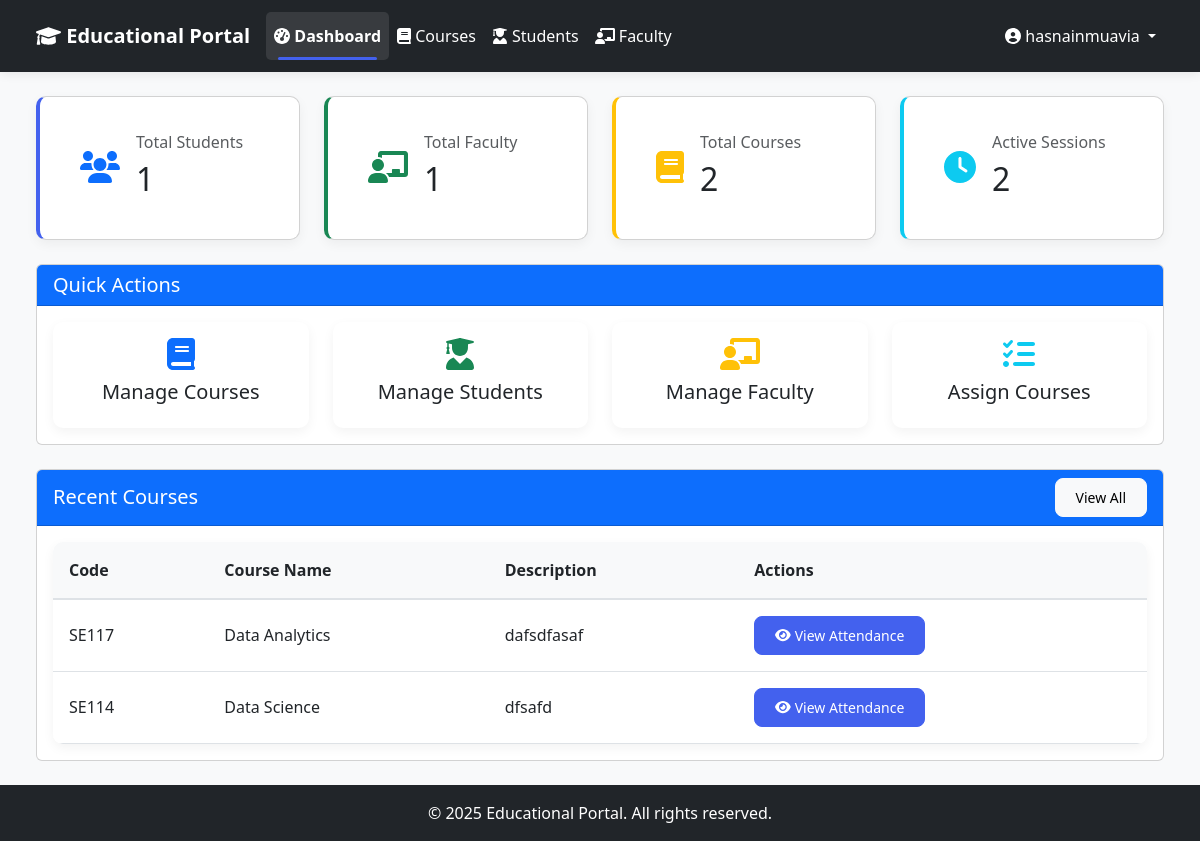
Page /admin-dashboard/ (signed in) on the earlier database version.
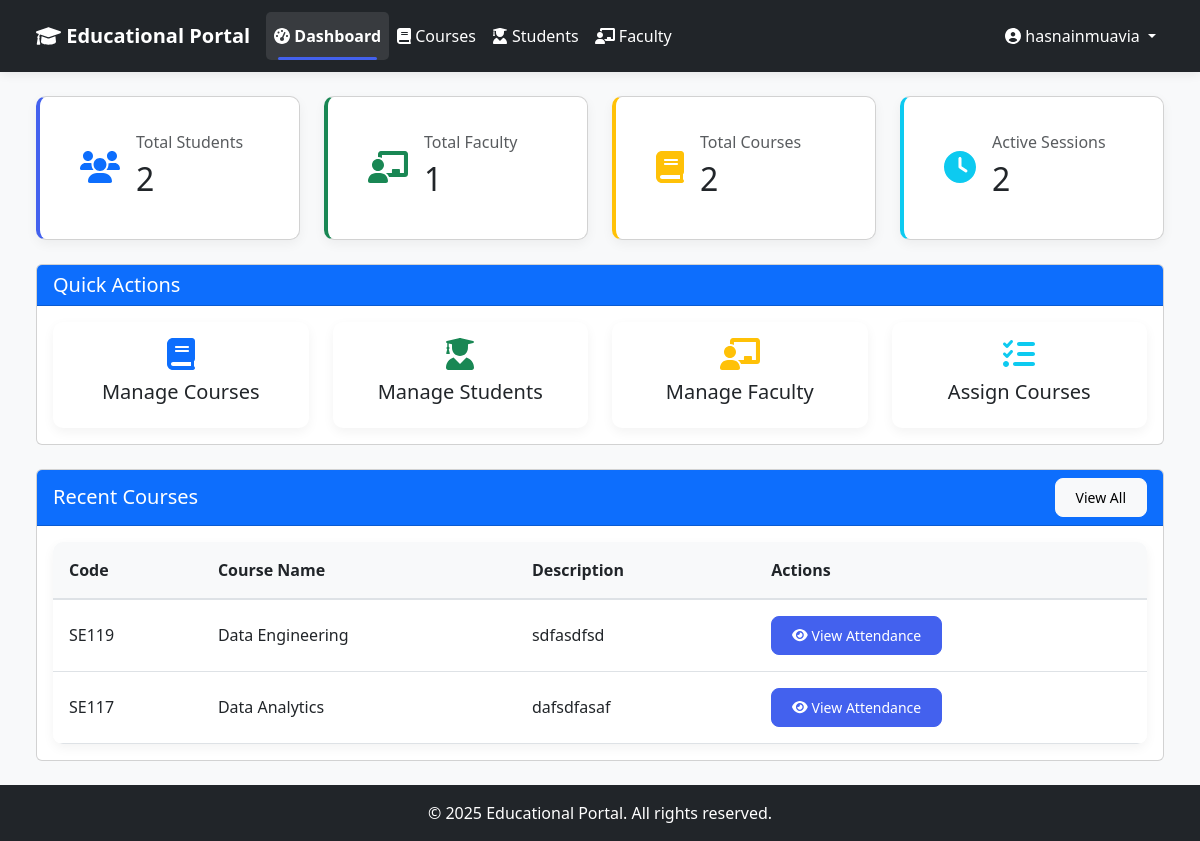
Same page on the later database version.
### core/models.py (models this page shows, shortened)
class Course(models.Model):
    name = models.CharField(max_length=100)
    code = models.CharField(max_length=20, unique=True)
    description = models.TextField(blank=True, null=True)

### admin_dashboard/views.py (the view)
# urls.py: path('', views.dashboard, name='admin_dashboard'),
@login_required
@user_passes_test(is_admin)
def dashboard(request):
    total_students = Student.objects.count()
    total_faculty = Faculty.objects.count()
    total_courses = Course.objects.count()
    recent_courses = Course.objects.order_by('-id')[:5]
    context = {
        'total_students': total_students,
        'total_faculty': total_faculty,
        'total_courses': total_courses,
        'recent_courses': recent_courses,
    }
    return render(request, 'admin_dashboard/dashboard.html', context)

### admin_dashboard/views.py (called while the page is built)
def is_admin(user):
    return user.is_authenticated and user.is_superuser

### templates/admin_dashboard/dashboard.html (shortened to what the changed rows need)
{% extends 'base.html' %}
{% block content %}
<div class="container-fluid">
    <div class="row g-4 mb-4">
        <div class="col-12 col-sm-6 col-xl-3">
            <div class="card stat-card primary h-100">
                <div class="card-body">
                    <div class="d-flex align-items-center">
                        <div class="flex-grow-1 ms-3">
                            <h6 class="card-subtitle mb-2 text-muted">Total Students</h6>
                            <h2 class="card-title mb-0">{{ total_students }}</h2>
                        </div>
                    </div>
                </div>
            </div>
        </div>
        <div class="col-12 col-sm-6 col-xl-3">
            <div class="card stat-card success h-100">
                <div class="card-body">
                    <div class="d-flex align-items-center">
                        <div class="flex-grow-1 ms-3">
                            <h2 class="card-title mb-0">{{ total_faculty }}</h2>
                        </div>
                    </div>
                </div>
            </div>
        </div>
        <div class="col-12 col-sm-6 col-xl-3">
            <div class="card stat-card warning h-100">
                <div class="card-body">
                    <div class="d-flex align-items-center">
                        <div class="flex-grow-1 ms-3">
                            <h2 class="card-title mb-0">{{ total_courses }}</h2>
                        </div>
                    </div>
                </div>
            </div>
        </div>
        <div class="col-12 col-sm-6 col-xl-3">
            <div class="card stat-card info h-100">
                <div class="card-body">
                    <div class="d-flex align-items-center">
                        <div class="flex-grow-1 ms-3">
                            <h2 class="card-title mb-0">{{ recent_courses.count }}</h2>
                        </div>
                    </div>
                </div>
            </div>
        </div>
    </div>
    <div class="row">
        <div class="col-12">
            <div class="card">
                <div class="card-body">
                    <div class="table-responsive">
                        <table class="table table-hover">
                            <thead>
                                <tr>
                                    <th>Code</th>
                                    <th>Course Name</th>
                                    <th>Description</th>
                                    <th>Actions</th>
                                </tr>
                            </thead>
                            <tbody>
                                {% for course in recent_courses %}
                                <tr>
                                    <td>{{ course.code }}</td>
                                    <td>{{ course.name }}</td>
                                    <td>{{ course.description|truncatechars:50 }}</td>
                                    <td>
                                        <a href="{% url 'admin_view_attendance' course.id %}" class="btn btn-primary btn-sm">
                                            <i class="fas fa-eye"></i> View Attendance
                                        </a>
                                    </td>
                                </tr>
                                {% empty %}
                                <tr>
                                    <td colspan="4" class="text-center">No courses available</td>
                                </tr>
                                {% endfor %}
                            </tbody>
                        </table>
                    </div>
                </div>
            </div>
        </div>
    </div>
</div>
{% endblock %}
{% block extra_css %}
<link rel="stylesheet" href="https://cdnjs.cloudflare.com/ajax/libs/font-awesome/6.0.0/css/all.min.css">
{% endblock %}

Differences in the rows shown:
removed Course: code "SE114", name "Data Science", description "dfsafd"
added Course: code "SE119", name "Data Engineering", description "sdfasdfsd"
Other differences:
{{ total_students }}: "1" → "2"
